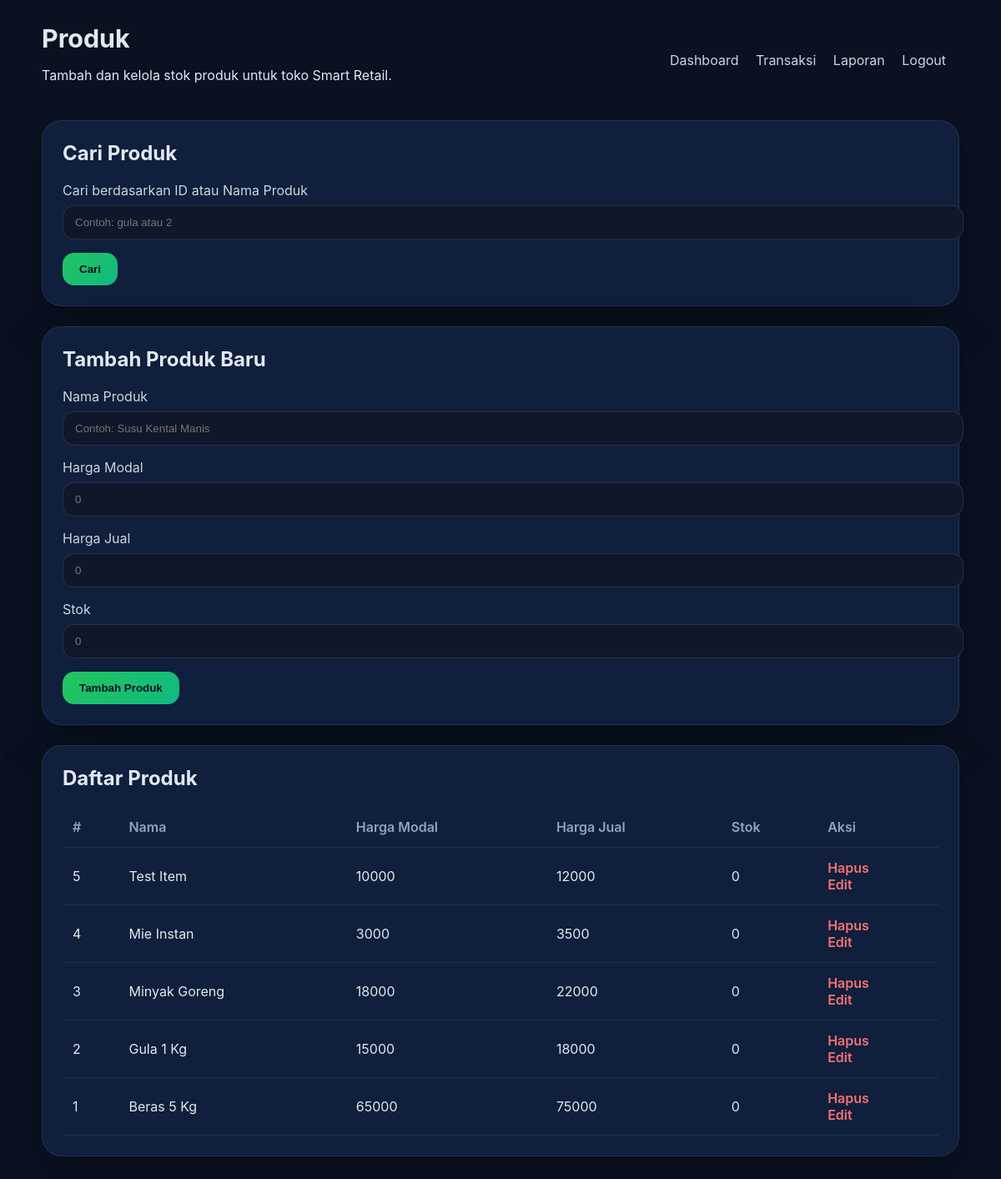
The app's page /produk (signed in), older data.
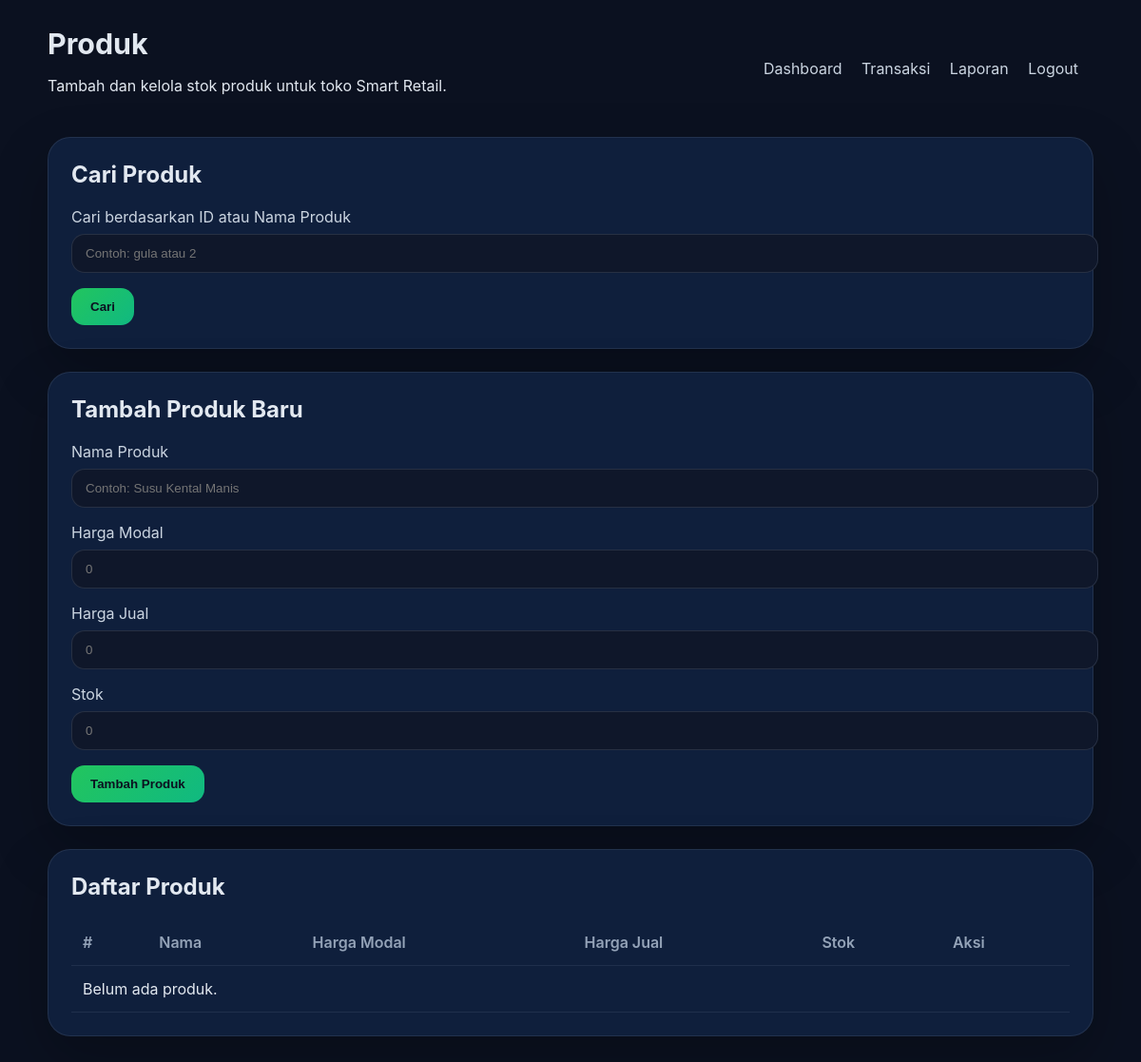
The same page, newer data.
### tables this page shows
CREATE TABLE produk(
id INTEGER PRIMARY KEY AUTOINCREMENT,
nama_produk TEXT,
harga_modal INTEGER,
harga_jual INTEGER,
stok INTEGER
);

### app.py (the view, shortened to what this page needs)
@app.route("/produk", methods=["GET", "POST"])
def produk():
    redirect_result = require_login()
    if redirect_result:
        return redirect_result
    conn = get_db_connection()
    error = None
    success = None
    query = request.args.get("q", "").strip()
    if query:
        if query.isdigit():
            produk_list = conn.execute(
                "SELECT * FROM produk WHERE id = ? ORDER BY id DESC", (int(query),)
            ).fetchall()
        else:
            produk_list = conn.execute(
                "SELECT * FROM produk WHERE nama_produk LIKE ? ORDER BY id DESC",
                (f"%{query}%",),
            ).fetchall()
    else:
        produk_list = conn.execute("SELECT * FROM produk ORDER BY id DESC").fetchall()
    conn.close()
    return render_template(
        "produk.html",
        produk=produk_list,
        error=error,
        success=success,
        query=query,
        user=get_user(),
    )

### app.py (called while the page is built)
def get_db_connection():
    conn = sqlite3.connect(DATABASE)
    conn.row_factory = sqlite3.Row
    return conn

def get_user():
    return {
        "username": session.get("username"),
        "role": session.get("role"),
    }

def require_login():
    if not session.get("logged_in"):
        return redirect(url_for("login"))

### templates/produk.html (shortened to what this page needs)
<!DOCTYPE html>
<html lang="id">
<head>
</head>
<body>
    <div class="page">
        <header>
            <div>
                <h1>Produk</h1>
                <p>Tambah dan kelola stok produk untuk toko Smart Retail.</p>
            </div>
            <nav class="nav-links">
                <a href="{{ url_for('dashboard') }}">Dashboard</a>
                <a href="{{ url_for('transaksi') }}">Transaksi</a>
                {% if user.role == 'admin' %}
                <a href="{{ url_for('laporan') }}">Laporan</a>
                {% endif %}
                <a href="{{ url_for('logout') }}">Logout</a>
            </nav>
        </header>
        <section class="card">
            <h2>Cari Produk</h2>
            <form method="get" action="{{ url_for('produk') }}">
                <label>
                    Cari berdasarkan ID atau Nama Produk
                    <input type="text" name="q" placeholder="Contoh: gula atau 2" value="{{ query }}">
                </label>
                <button type="submit">Cari</button>
            </form>
        </section>
        <section class="card">
            <h2>Tambah Produk Baru</h2>
            {% if user.role == 'admin' %}
            <form method="post" action="{{ url_for('produk') }}">
                <label>
                    Nama Produk
                    <input type="text" name="nama_produk" placeholder="Contoh: Susu Kental Manis" required>
                </label>
                <label>
                    Harga Modal
                    <input type="number" name="harga_modal" placeholder="0" min="0" required>
                </label>
                <label>
                    Harga Jual
                    <input type="number" name="harga_jual" placeholder="0" min="0" required>
                </label>
                <label>
                    Stok
                    <input type="number" name="stok" placeholder="0" min="0" required>
                </label>
                <button type="submit">Tambah Produk</button>
            </form>
            {% endif %}
        </section>
        <section class="card">
            <h2>Daftar Produk</h2>
            <table>
                <thead>
                    <tr>
                        <th>#</th>
                        <th>Nama</th>
                        <th>Harga Modal</th>
                        <th>Harga Jual</th>
                        <th>Stok</th>
                        <th>Aksi</th>
                    </tr>
                </thead>
                <tbody>
                    {% for item in produk %}
                    <tr>
                        <td>{{ item.id }}</td>
                        <td>{{ item.nama_produk }}</td>
                        <td>{{ item.harga_modal }}</td>
                        <td>{{ item.harga_jual }}</td>
                        <td>{{ item.stok }}</td>
                        <td>
                            {% if user.role == 'admin' %}
                            <a class="delete-link" href="{{ url_for('hapus_produk', product_id=item.id) }}" onclick="return confirm('Hapus produk ini?')">Hapus</a>
                            <br>
                            <a class="delete-link" href="{{ url_for('ubah_produk', product_id=item.id) }}">Edit</a>
                            {% else %}
                            -
                            {% endif %}
                        </td>
                    </tr>
                    {% else %}
                    <tr>
                        <td colspan="6">Belum ada produk.</td>
                    </tr>
                    {% endfor %}
                </tbody>
            </table>
        </section>
    </div>
</body>
</html>

### templates/produk.html (style rules this page uses)
body { margin: 0; font-family: Inter, system-ui, sans-serif; background: #0b1120; color: #e2e8f0; }
.page { max-width: 1100px; margin: 0 auto; padding: 28px 24px 40px; }
header { display: flex; flex-wrap: wrap; justify-content: space-between; align-items: center; gap: 16px; margin-bottom: 28px; }
header h1 { margin: 0; font-size: clamp(1.9rem, 2.5vw, 2.6rem); }
.nav-links a { color: #cbd5e1; text-decoration: none; margin-right: 16px; }
.card { background: rgba(17, 33, 63, 0.92); border: 1px solid rgba(148, 163, 184, 0.14); border-radius: 24px; padding: 24px; box-shadow: 0 24px 60px rgba(0, 0, 0, 0.24); margin-bottom: 24px; }
.card h2 { margin-top: 0; }
form { display: grid; gap: 16px; }
label { display: grid; gap: 8px; color: #cbd5e1; }
input[type="text"], input[type="number"] { width: 100%; padding: 12px 14px; border-radius: 14px; border: 1px solid rgba(148, 163, 184, 0.18); background: #0f172a; color: #e2e8f0; }
button { width: fit-content; padding: 12px 20px; border: none; border-radius: 14px; background: linear-gradient(135deg, #22c55e, #10b981); color: #0b1120; font-weight: 700; cursor: pointer; }
table { width: 100%; border-collapse: collapse; margin-top: 16px; }
th, td { padding: 14px 12px; text-align: left; border-bottom: 1px solid rgba(148, 163, 184, 0.12); }
th { color: #94a3b8; font-weight: 600; }

Row changes from the older to the newer data that the page shows:
removed produk: id "5", nama_produk "Test Item", harga_modal "10000", harga_jual "12000", stok "0"
removed produk: id "4", nama_produk "Mie Instan", harga_modal "3000", harga_jual "3500", stok "0"
removed produk: id "3", nama_produk "Minyak Goreng", harga_modal "18000", harga_jual "22000", stok "0"
removed produk: id "2", nama_produk "Gula 1 Kg", harga_modal "15000", harga_jual "18000", stok "0"
removed produk: id "1", nama_produk "Beras 5 Kg", harga_modal "65000", harga_jual "75000", stok "0"
Text that changed along with them:
text now shown: "Belum ada produk."
